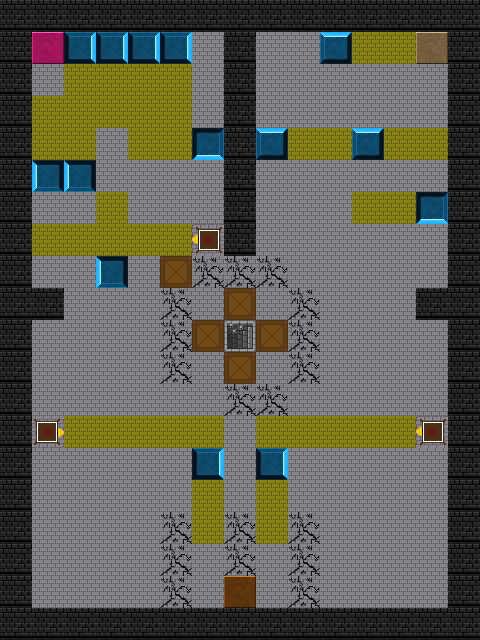

A 2D game scene composited from a Tiled map and its tileset images. What follows is a short description and the map's XML, with every tile layer's data as written:
An orthogonal 15x20 tile map with 32x32 px tiles, 8 tile layers (backgroundLayer, winLayer, crackedLayer, moveableLayer, ...).

<map version="1.2" tiledversion="1.3.2" orientation="orthogonal" renderorder="right-down" compressionlevel="0" width="15" height="20" tilewidth="32" tileheight="32" infinite="0" nextlayerid="10" nextobjectid="10">
 <editorsettings>
  <export target="TestingLevel1.json" format="json" />
 </editorsettings>
 <tileset firstgid="1" name="tilesBackground" tilewidth="32" tileheight="32" tilecount="140" columns="14">
  <image source="gridtiles.png" width="448" height="320" />
 </tileset>
 <layer id="1" name="backgroundLayer" width="15" height="20">
  <data encoding="csv">
1,1,1,1,1,1,1,1,1,1,1,1,1,1,1,
1,1,1,1,1,1,1,1,1,1,1,1,1,1,1,
1,1,1,1,1,1,1,1,1,1,1,1,1,1,1,
1,1,1,1,1,1,1,1,1,1,1,1,1,1,1,
1,1,1,1,1,1,1,1,1,1,1,1,1,1,1,
1,1,1,1,1,1,1,1,1,1,1,1,1,1,1,
1,1,1,1,1,1,1,1,1,1,1,1,1,1,1,
1,1,1,1,1,1,1,1,1,1,1,1,1,1,1,
1,1,1,1,1,1,1,1,1,1,1,1,1,1,1,
1,1,1,1,1,1,1,1,1,1,1,1,1,1,1,
1,1,1,1,1,1,1,1,1,1,1,1,1,1,1,
1,1,1,1,1,1,1,1,1,1,1,1,1,1,1,
1,1,1,1,1,1,1,1,1,1,1,1,1,1,1,
1,1,1,1,1,1,1,1,1,1,1,1,1,1,1,
1,1,1,1,1,1,1,1,1,1,1,1,1,1,1,
1,1,1,1,1,1,1,1,1,1,1,1,1,1,1,
1,1,1,1,1,1,1,1,1,1,1,1,1,1,1,
1,1,1,1,1,1,1,1,1,1,1,1,1,1,1,
1,1,1,1,1,1,1,1,1,1,1,1,1,1,1,
1,1,1,1,1,1,1,1,1,1,1,1,1,1,1
</data>
 </layer>
 <layer id="9" name="winLayer" width="15" height="20">
  <data encoding="csv">
0,0,0,0,0,0,0,0,0,0,0,0,0,0,0,
0,0,0,0,0,0,0,0,0,0,0,0,0,0,0,
0,0,0,0,0,0,0,0,0,0,0,0,0,0,0,
0,0,0,0,0,0,0,0,0,0,0,0,0,0,0,
0,0,0,0,0,0,0,0,0,0,0,0,0,0,0,
0,0,0,0,0,0,0,0,0,0,0,0,0,0,0,
0,0,0,0,0,0,0,0,0,0,0,0,0,0,0,
0,0,0,0,0,0,0,0,0,0,0,0,0,0,0,
0,0,0,0,0,0,0,0,0,0,0,0,0,0,0,
0,0,0,0,0,0,0,0,0,0,0,0,0,0,0,
0,0,0,0,0,0,0,64,0,0,0,0,0,0,0,
0,0,0,0,0,0,0,0,0,0,0,0,0,0,0,
0,0,0,0,0,0,0,0,0,0,0,0,0,0,0,
0,0,0,0,0,0,0,0,0,0,0,0,0,0,0,
0,0,0,0,0,0,0,0,0,0,0,0,0,0,0,
0,0,0,0,0,0,0,0,0,0,0,0,0,0,0,
0,0,0,0,0,0,0,0,0,0,0,0,0,0,0,
0,0,0,0,0,0,0,0,0,0,0,0,0,0,0,
0,0,0,0,0,0,0,0,0,0,0,0,0,0,0,
0,0,0,0,0,0,0,0,0,0,0,0,0,0,0
</data>
 </layer>
 <layer id="8" name="crackedLayer" width="15" height="20">
  <data encoding="csv">
0,0,0,0,0,0,0,0,0,0,0,0,0,0,0,
0,0,0,0,0,0,0,0,0,0,0,0,0,0,0,
0,0,0,0,0,0,0,0,0,0,0,0,0,0,0,
0,0,0,0,0,0,0,0,0,0,0,0,0,0,0,
0,0,0,0,0,0,0,0,0,0,0,0,0,0,0,
0,0,0,0,0,0,0,0,0,0,0,0,0,0,0,
0,0,0,0,0,0,0,0,0,0,0,0,0,0,0,
0,0,0,0,0,0,0,0,0,0,0,0,0,0,0,
0,0,0,0,0,0,61,61,61,0,0,0,0,0,0,
0,0,0,0,0,61,0,0,0,61,0,0,0,0,0,
0,0,0,0,0,61,0,0,0,61,0,0,0,0,0,
0,0,0,0,0,61,0,0,0,61,0,0,0,0,0,
0,0,0,0,0,0,0,61,61,0,0,0,0,0,0,
0,0,0,0,0,0,0,0,0,0,0,0,0,0,0,
0,0,0,0,0,0,0,0,0,0,0,0,0,0,0,
0,0,0,0,0,0,0,0,0,0,0,0,0,0,0,
0,0,0,0,0,61,0,61,0,61,0,0,0,0,0,
0,0,0,0,0,61,0,61,0,61,0,0,0,0,0,
0,0,0,0,0,61,0,0,0,61,0,0,0,0,0,
0,0,0,0,0,0,0,0,0,0,0,0,0,0,0
</data>
 </layer>
 <layer id="6" name="moveableLayer" width="15" height="20">
  <data encoding="csv">
0,0,0,0,0,0,0,0,0,0,0,0,0,0,0,
0,0,0,0,0,0,0,0,0,0,0,0,0,0,0,
0,0,0,0,0,0,0,0,0,0,0,0,0,0,0,
0,0,0,0,0,0,0,0,0,0,0,0,0,0,0,
0,0,0,0,0,0,0,0,0,0,0,0,0,0,0,
0,0,0,0,0,0,0,0,0,0,0,0,0,0,0,
0,0,0,0,0,0,0,0,0,0,0,0,0,0,0,
0,0,0,0,0,0,0,0,0,0,0,0,0,0,0,
0,0,0,0,0,111,0,0,0,0,0,0,0,0,0,
0,0,0,0,0,0,0,111,0,0,0,0,0,0,0,
0,0,0,0,0,0,111,0,111,0,0,0,0,0,0,
0,0,0,0,0,0,0,111,0,0,0,0,0,0,0,
0,0,0,0,0,0,0,0,0,0,0,0,0,0,0,
0,0,0,0,0,0,0,0,0,0,0,0,0,0,0,
0,0,0,0,0,0,0,0,0,0,0,0,0,0,0,
0,0,0,0,0,0,0,0,0,0,0,0,0,0,0,
0,0,0,0,0,0,0,0,0,0,0,0,0,0,0,
0,0,0,0,0,0,0,0,0,0,0,0,0,0,0,
0,0,0,0,0,0,0,0,0,0,0,0,0,0,0,
0,0,0,0,0,0,0,0,0,0,0,0,0,0,0
</data>
 </layer>
 <layer id="2" name="blockedLayer" width="15" height="20">
  <data encoding="csv">
20,20,20,20,20,20,20,20,20,20,20,20,20,20,20,
20,0,0,0,0,0,0,20,0,0,0,0,0,0,20,
20,0,0,0,0,0,0,20,0,0,0,0,0,0,20,
20,0,0,0,0,0,0,20,0,0,0,0,0,0,20,
20,0,0,0,0,0,0,20,0,0,0,0,0,0,20,
20,0,0,0,0,0,0,20,0,0,0,0,0,0,20,
20,0,0,0,0,0,0,20,0,0,0,0,0,0,20,
20,0,0,0,0,0,0,20,0,0,0,0,0,0,20,
20,0,0,0,0,0,0,0,0,0,0,0,0,0,20,
20,20,0,0,0,0,0,0,0,0,0,0,0,20,20,
20,0,0,0,0,0,0,0,0,0,0,0,0,0,20,
20,0,0,0,0,0,0,0,0,0,0,0,0,0,20,
20,0,0,0,0,0,0,0,0,0,0,0,0,0,20,
20,0,0,0,0,0,0,0,0,0,0,0,0,0,20,
20,0,0,0,0,0,0,0,0,0,0,0,0,0,20,
20,0,0,0,0,0,0,0,0,0,0,0,0,0,20,
20,0,0,0,0,0,0,0,0,0,0,0,0,0,20,
20,0,0,0,0,0,0,0,0,0,0,0,0,0,20,
20,0,0,0,0,0,0,0,0,0,0,0,0,0,20,
20,20,20,20,20,20,20,20,20,20,20,20,20,20,20
</data>
 </layer>
 <layer id="4" name="guardLayer" width="15" height="20">
  <data encoding="csv">
0,0,0,0,0,0,0,0,0,0,0,0,0,0,0,
0,0,2684354594,2684354594,2684354594,2684354594,0,0,0,0,34,0,0,0,0,
0,0,0,0,0,0,0,0,0,0,0,0,0,0,0,
0,0,0,0,0,0,0,0,0,0,0,0,0,0,0,
0,0,0,0,0,0,3221225506,0,34,0,0,34,0,0,0,
0,1610612770,1610612770,0,0,0,0,0,0,0,0,0,0,0,0,
0,0,0,0,0,0,0,0,0,0,0,0,0,3221225506,0,
0,0,0,0,0,0,3221225520,0,0,0,0,0,0,0,0,
0,0,0,1610612770,0,0,0,0,0,0,0,0,0,0,0,
0,0,0,0,0,0,0,0,0,0,0,0,0,0,0,
0,0,0,0,0,0,0,0,0,0,0,0,0,0,0,
0,0,0,0,0,0,0,0,0,0,0,0,0,0,0,
0,0,0,0,0,0,0,0,0,0,0,0,0,0,0,
0,48,0,0,0,0,0,0,0,0,0,0,0,3221225520,0,
0,0,0,0,0,0,2684354594,0,2684354594,0,0,0,0,0,0,
0,0,0,0,0,0,0,0,0,0,0,0,0,0,0,
0,0,0,0,0,0,0,0,0,0,0,0,0,0,0,
0,0,0,0,0,0,0,0,0,0,0,0,0,0,0,
0,0,0,0,0,0,0,0,0,0,0,0,0,0,0,
0,0,0,0,0,0,0,0,0,0,0,0,0,0,0
</data>
 </layer>
 <layer id="5" name="lightLayer" width="15" height="20">
  <data encoding="csv">
0,0,0,0,0,0,0,0,0,0,0,0,0,0,0,
0,0,0,0,0,0,0,0,0,0,0,71,71,0,0,
0,0,71,71,71,71,0,0,0,0,0,0,0,0,0,
0,71,71,71,71,71,0,0,0,0,0,0,0,0,0,
0,71,71,0,71,71,0,0,0,71,71,0,71,71,0,
0,0,0,0,0,0,0,0,0,0,0,0,0,0,0,
0,0,0,71,0,0,0,0,0,0,0,71,71,0,0,
0,71,71,71,71,71,0,0,0,0,0,0,0,0,0,
0,0,0,0,0,0,0,0,0,0,0,0,0,0,0,
0,0,0,0,0,0,0,0,0,0,0,0,0,0,0,
0,0,0,0,0,0,0,0,0,0,0,0,0,0,0,
0,0,0,0,0,0,0,0,0,0,0,0,0,0,0,
0,0,0,0,0,0,0,0,0,0,0,0,0,0,0,
0,0,71,71,71,71,71,0,71,71,71,71,71,0,0,
0,0,0,0,0,0,0,0,0,0,0,0,0,0,0,
0,0,0,0,0,0,71,0,71,0,0,0,0,0,0,
0,0,0,0,0,0,71,0,71,0,0,0,0,0,0,
0,0,0,0,0,0,0,0,0,0,0,0,0,0,0,
0,0,0,0,0,0,0,0,0,0,0,0,0,0,0,
0,0,0,0,0,0,0,0,0,0,0,0,0,0,0
</data>
 </layer>
 <layer id="7" name="startLayer" width="15" height="20">
  <data encoding="csv">
0,0,0,0,0,0,0,0,0,0,0,0,0,0,0,
0,99,0,0,0,0,0,0,0,0,0,0,0,113,0,
0,0,0,0,0,0,0,0,0,0,0,0,0,0,0,
0,0,0,0,0,0,0,0,0,0,0,0,0,0,0,
0,0,0,0,0,0,0,0,0,0,0,0,0,0,0,
0,0,0,0,0,0,0,0,0,0,0,0,0,0,0,
0,0,0,0,0,0,0,0,0,0,0,0,0,0,0,
0,0,0,0,0,0,0,0,0,0,0,0,0,0,0,
0,0,0,0,0,0,0,0,0,0,0,0,0,0,0,
0,0,0,0,0,0,0,0,0,0,0,0,0,0,0,
0,0,0,0,0,0,0,0,0,0,0,0,0,0,0,
0,0,0,0,0,0,0,0,0,0,0,0,0,0,0,
0,0,0,0,0,0,0,0,0,0,0,0,0,0,0,
0,0,0,0,0,0,0,0,0,0,0,0,0,0,0,
0,0,0,0,0,0,0,0,0,0,0,0,0,0,0,
0,0,0,0,0,0,0,0,0,0,0,0,0,0,0,
0,0,0,0,0,0,0,0,0,0,0,0,0,0,0,
0,0,0,0,0,0,0,0,0,0,0,0,0,0,0,
0,0,0,0,0,0,0,127,0,0,0,0,0,0,0,
0,0,0,0,0,0,0,0,0,0,0,0,0,0,0
</data>
 </layer>
</map>